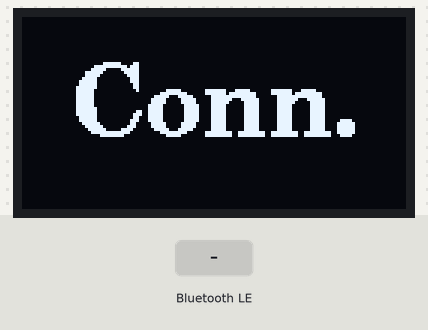
Recording of a sketch running on a simulated ESP32. On the bench: 128×64 one-colour display. Inputs (shaded band) come from the test bench. Nothing arrives over Bluetooth unless stated; a phone connects over Bluetooth LE 3 s after start; what the sketch prints to the serial monitor is not drawn.

Above: at 4.2 s.
4.3 s: Bluetooth LE write "1" received
At 5.4 s:
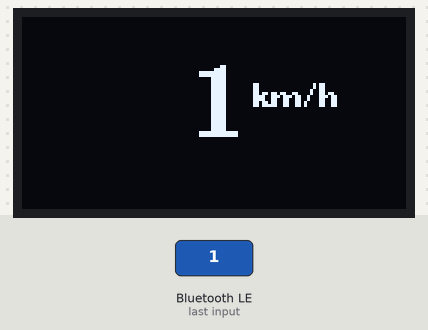
5.9 s: Bluetooth LE write "0" received
At 6.9 s:
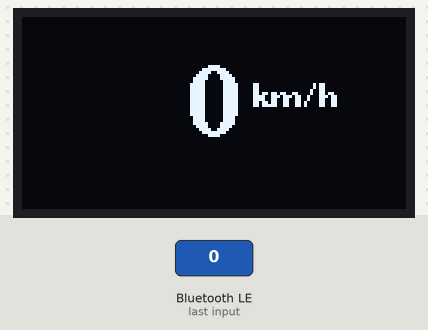
7.4 s: Bluetooth LE write "2" received
At 8.3 s:
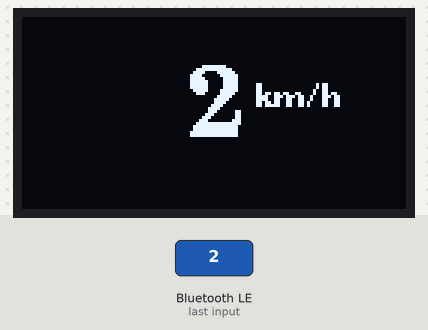
Timing chart, 0 to 10.4 s (numbered marks = the images above; inputs shaded):
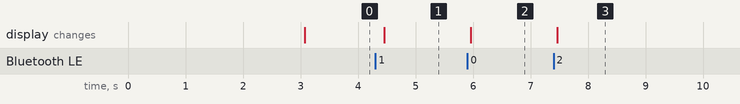

Measured:
- after the input at 4.3 s, the display: changes after 0.15 s (image 1)
- after the input at 5.9 s, the display: changes after 0.06 s (image 2)
- after the input at 7.4 s, the display: changes after 0.07 s (image 3)

The sketch:

Opt_1.ino
```cpp
// cpu freqz.: 80 MHz

//#include <PowerFeather.h>
#include <Arduino.h>
#include <BLEDevice.h>
#include <BLEUtils.h>
#include <BLEServer.h>
#include <U8g2lib.h>
#include <SPI.h>
#include "esp_pm.h"
#include "soc/rtc.h"
#include <WiFi.h>
#include "esp_wifi.h"

#define OLED_DC 10
#define OLED_CS 6
#define OLED_RST 9

U8G2_SSD1309_128X64_NONAME2_1_4W_HW_SPI u8g2(U8G2_R0, OLED_CS, OLED_DC, OLED_RST);

// BLE setup
BLEServer* pServer = nullptr;
BLECharacteristic* pCharacteristic = nullptr;
BLEAdvertising* pAdvertising = nullptr;
bool deviceConnected = false;
bool hasSpeedData = false;
String speedValue = "";

// Callbacks for BLE connection/disconnection
class MyServerCallbacks : public BLEServerCallbacks {
    void onConnect(BLEServer* pServer) override {
        deviceConnected = true;
        hasSpeedData = false;
    }

    void onDisconnect(BLEServer* pServer) override {
        deviceConnected = false;
        hasSpeedData = false;
        delay(100);
        pAdvertising->start();
    }
};

class MyCallbacks : public BLECharacteristicCallbacks {
    void onWrite(BLECharacteristic* pCharacteristic) override {
       // String value = pCharacteristic->getValue();
        String value = String(pCharacteristic->getValue().c_str());


        if (value.length() > 0) {
            speedValue = value;
            hasSpeedData = true;
        }
    }
};

void disableWiFi() {
    WiFi.disconnect(true);
    WiFi.mode(WIFI_OFF);
    esp_wifi_stop();
    esp_wifi_deinit();
}

void setup() {
    u8g2.begin();
    u8g2.enableUTF8Print();
    //pf_initPowerSystem();

    // Freq. check
    setCpuFrequencyMhz(80);  // 40, 80, 160, o 240
    Serial.begin(115200);
    Serial.print("Frecuenciy: ");
    Serial.print(getCpuFrequencyMhz());
    Serial.println(" MHz");

    // BLE initialization
    BLEDevice::init("ESP32_LED_Server");
    pServer = BLEDevice::createServer();
    pServer->setCallbacks(new MyServerCallbacks());
    BLEService* pService = pServer->createService("12345678-1234-1234-1234-1234567890ab");
    pCharacteristic = pService->createCharacteristic(
        "abcdefab-1234-5678-1234-abcdefabcdef",
        BLECharacteristic::PROPERTY_WRITE
    );
    pCharacteristic->setCallbacks(new MyCallbacks());
    pService->start();
    pAdvertising = BLEDevice::getAdvertising();
    pAdvertising->addServiceUUID(pService->getUUID());
    pAdvertising->start();

    disableWiFi();

}

void displayCenteredText(const String& text, uint8_t y, const uint8_t* font = u8g2_font_ncenB24_tr) {
    u8g2.setFont(font);
    int strWidth = u8g2.getUTF8Width(text.c_str());
    int xPos = (128 - strWidth) / 2;
    u8g2.drawUTF8(xPos, y, text.c_str());
}

void loop() {
    u8g2.firstPage();
    do {
        if (!deviceConnected) {
            displayCenteredText("Disc.", 40, u8g2_font_ncenB24_tr);
        }
        else if (!hasSpeedData) {
            displayCenteredText("Conn.", 40, u8g2_font_ncenB24_tr);
        }
        else {

            u8g2.setFont(u8g2_font_ncenB24_tr);

            // Center numerical value
            int speedWidth = u8g2.getUTF8Width(speedValue.c_str());
            int startX = (128 - speedWidth) / 2;


            u8g2.drawUTF8(startX, 40, speedValue.c_str());

            // Write "km/h" small next to number
            u8g2.setFont(u8g2_font_ncenB08_tr);
            u8g2.drawUTF8(startX + speedWidth + 5, 40 - 10, "km/h"); // 5px separation
        }
    } while (u8g2.nextPage());

    delay(100);
}
/*
bool pf_initPowerSystem() {
    if (PowerFeather::Board.init() != PowerFeather::Result::Ok) {
        return false;
    }
    if (PowerFeather::Board.enable3V3(true) != PowerFeather::Result::Ok) {
        return false;
    }
    if (PowerFeather::Board.enableBatteryCharging(false) != PowerFeather::Result::Ok) {
        // Silent fail for charging disable
    }
    delay(1000); // NECESSARY FOR 3V3 RAIL
    return true;
}
*/
```
